Frame 1 (no input): blank canvas, image omitted
Frame 60 (the mouse pressed at the canvas centre just before this capture): blank canvas, image omitted
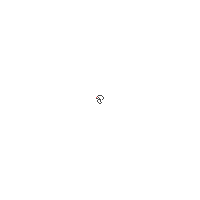
Frame 120 (the mouse held since frame 60 and released just before this capture)

The Processing sketch whose frames 1 and 60 were blank and that drew this single picture after the mouse press (run headless with seeded random() and noise(); from frame 60 on, the mouse is pressed at the canvas centre):

// Processing sketch: Langton_s_Ant
// ── Langton_s_Ant.pde
int[][] grid;
Ant a;
int oldX, oldY;

void setup()
{
  frameRate(240);
  size(200, 200);
  grid = new int[width][height];

  a = new Ant();
  a.create(width / 2, height / 2);
  a.move(0);
}

void draw()
{
  background(255); 

    if (grid[a.x][a.y] == 0)
    {
      oldX = a.x;
      oldY = a.y;

      a.move(1);
      grid[oldX][oldY] = 1; 
      stroke(255);
    } else if (grid[a.x][a.y] == 1)
    {
      oldX = a.x;
      oldY = a.y;

      a.move(-1);
      grid[oldX][oldY] = 0; 
      stroke(0);
    }

    for (int i = 0; i < width; i++)
    {
      for (int j = 0; j < height; j++)
      {
        if (grid[i][j] == 0)
        {
          stroke(255);
          point(i, j);
        } else if (grid[i][j] == 1)
        {
          stroke(0);
          point(i, j);
        }
      }
    }
    a.show();
  }

// ── Ant.pde
class Ant {
  int x = 0, y = 0, dir = 0;

  void create(int x, int y)
  {
    this.x = x;
    this.y = y;
  }

  void show()
  {
    stroke(255, 0, 0);
    fill(255, 0, 0);
    point(x, y);
  }

  void move(int dir)
  {
    this.dir += dir;

    if (this.dir == 4) this.dir = 0;
    if (this.dir == -1) this.dir = 3;

    if (this.dir == 0) //UP
    {
      this.y -= 1;
    } else if (this.dir == 1) //RIGHT
    {
      this.x += 1;
    } else if (this.dir == 2) //DOWN
    {
      this.y += 1;
    } else if (this.dir == 3) //LEFT
    {
      this.x -= 1;
    }
  }
}
